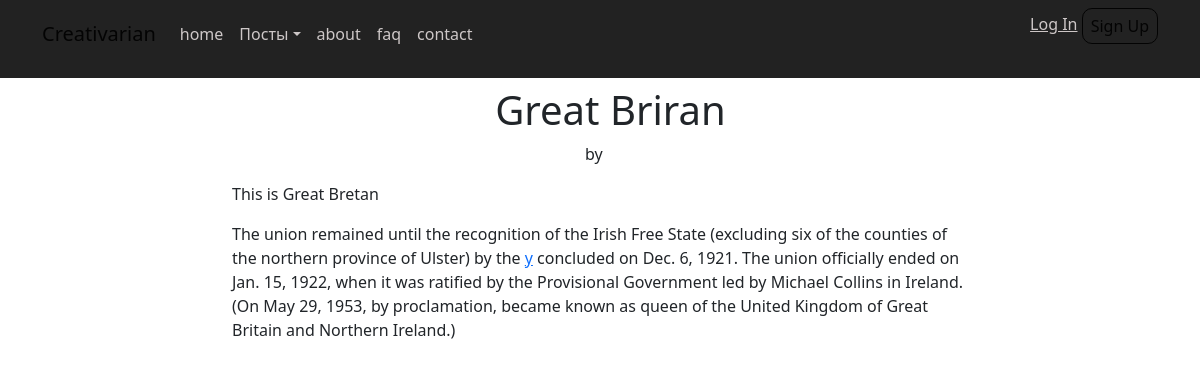
Page /post/8/detail/great-briran/ on the committed database.
### blog/models.py (models this page shows, shortened)
class Post(models.Model):
    class Meta:
        verbose_name='Создание поста'
        verbose_name_plural='Создание постов'
    '''db_index позволяет быстрее производить поиск по данному поля,
    при большом количестве эл-ов'''
    title=models.CharField(max_length=200, db_index=True)
    '''
    применение ckeditor(текстовый редактор)
    так как он не имеет обшего с .models то прописываем без .models
    https://django-ckeditor.readthedocs.io/en/latest/
    '''
    content=RichTextField(max_length=2000,blank=True, null=True)
    date_create=models.DateTimeField(default=timezone.now)
    date_update=models.DateTimeField(auto_now=True)
    author=models.ForeignKey(User,on_delete=models.CASCADE)# null=True если анонимный пользовател
    slug=models.SlugField(max_length=100)#unique=True
    likes_post=models.ManyToManyField(User,blank=True,related_name='post_likes',verbose_name='Лайкнувшие')# описание поля лайков
    saves_posts=models.ManyToManyField(User, blank=True,related_name='blog_posts_save',verbose_name='Сохранившие')
    reply=models.ForeignKey('self',null=True,related_name='reply_ok',on_delete=models.CASCADE)

### blog/views.py (the view)
# urls.py: path('post/<int:pk>/detail/<str:slug>/',PostDetailView.as_view(),name='post_detail'),
class PostDetailView(DetailView):
    model = Post
    context_object_name = 'blog_post_detail'

### blog/templates/blog/post_detail.html (shortened to what this page needs)
{% extends 'blog/base.html' %}
{% block content_blog %}
<div class="row">
    <div class="col-lg-10 col-xl-8 offset-lg-1 offset-xl-2">
        <div class="intro">
            <h1 class="text-center" data-bss-hover-animate="pulse">&nbsp;
                {{blog_post_detail.title}}
            </h1>
            <p class="text-center">
                <span class="by">by</span>
                <br>
            {{blog_post_detail.content|safe}}
            </p>
        </div>
    </div>
</div>
{% endblock %}

### rows in the picture
Post: title "Great Briran", content "This is Great Bretan The union remained until the recognition of the Irish Free State (excluding six of the counties of the northern province of Ulster) by the y concluded on Dec. 6, 1921. The union officially ended on Jan. 15, 1922, when it was ratified by the Provisional Government led by Michael Collins in Ireland. (On May 29, 1953, by proclamation, became known as queen of the United Kingdom of Great Britain and Northern Ireland.)"
